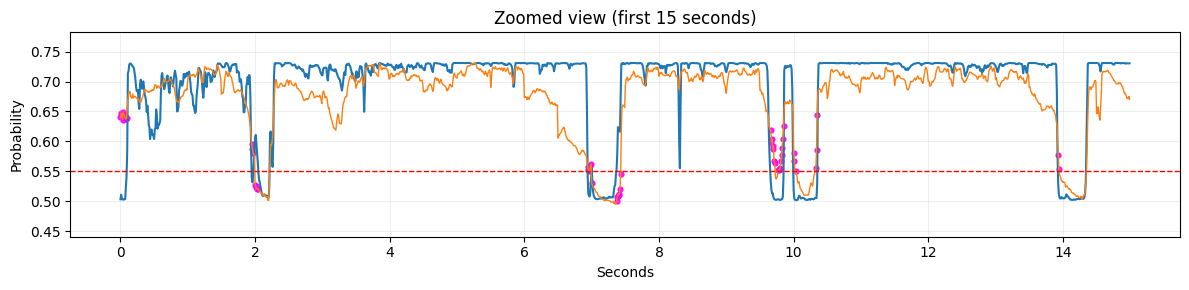
#> input picture modules/vad/notebooks/pictures/agreements.png, 1189 x 290 px
$ python -i postprocessing.py   (imports and definitions only)
#> lines starting #> are read from the running program, lines starting #| are printed output that depends on the picture
"""Post-processing utilities for VAD predictions."""

from __future__ import annotations

import numpy as np
from typing import Optional
from scipy import ndimage
from preprocessing.chunk_config import FRAME_HOP


def median_filter(
    frame_scores: np.ndarray,
    kernel_size: int = 5,
) -> np.ndarray:
    """
    Apply median filter to smooth frame-level VAD scores.

    Args:
        frame_scores: Per-frame VAD scores of shape (T,)
        kernel_size: Size of median filter kernel (must be odd)

    Returns:
        Smoothed frame scores
    """
    if kernel_size % 2 == 0:
        kernel_size += 1  # Ensure odd

    return ndimage.median_filter(frame_scores, size=kernel_size)


# [69 lines left out: functions hangover_scheme, hysteresis_threshold, not called in this run]


def smooth_frame_probs(
    frame_scores: np.ndarray,
    method: str = "median",
    **kwargs,
) -> np.ndarray:
    """
    Smooth frame-level probabilities using various methods.

    Args:
        frame_scores: Per-frame VAD scores of shape (T,)
        method: Smoothing method ('median', 'gaussian', 'moving_average')
        **kwargs: Additional arguments for smoothing method

    Returns:
        Smoothed frame scores
    """
    if method == "median":
        kernel_size = kwargs.get("kernel_size", 5)
        return median_filter(frame_scores, kernel_size=kernel_size)

    elif method == "gaussian":
        sigma = kwargs.get("sigma", 1.0)
        return ndimage.gaussian_filter1d(frame_scores, sigma=sigma)

    elif method == "moving_average":
        window_size = kwargs.get("window_size", 5)
        kernel = np.ones(window_size) / window_size
        return np.convolve(frame_scores, kernel, mode='same')

    else:
        raise ValueError(f"Unknown smoothing method: {method}")


# [118 lines left out: functions extract_segments, postprocess_vad_scores, not called in this run]

>>> import cv2
>>> picture = cv2.imread('../../modules/vad/notebooks/pictures/agreements.png', cv2.IMREAD_GRAYSCALE)
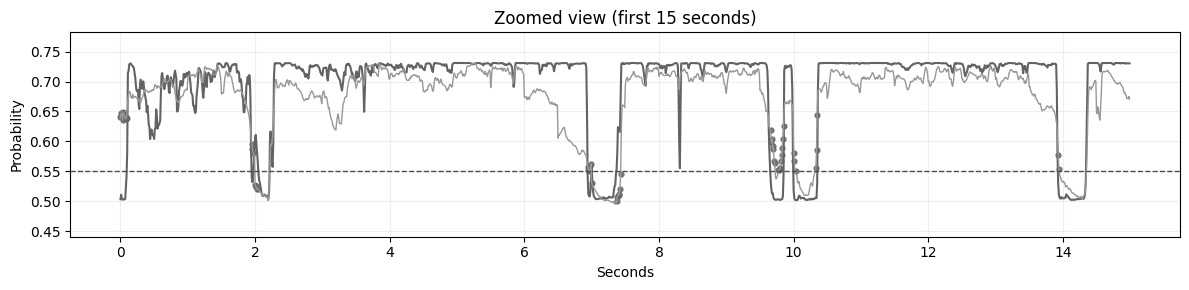
#> picture: shape (290, 1189); min 0, max 255, mean 245.1
>>> result = smooth_frame_probs(picture)
#> in median_filter, `return ndimage.median_filter(frame_scores, size=kernel_size)`:
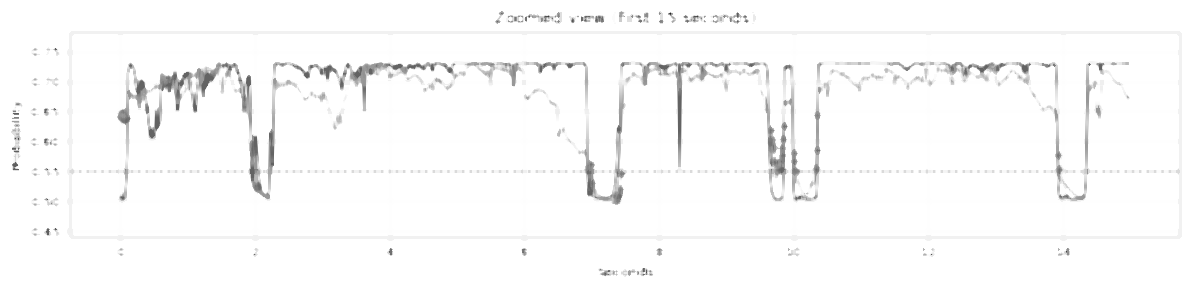
#> returned value: shape (290, 1189); min 31, max 255, mean 250.2

$ run again, on modules/vad/notebooks/pictures/data_preprocessing.png
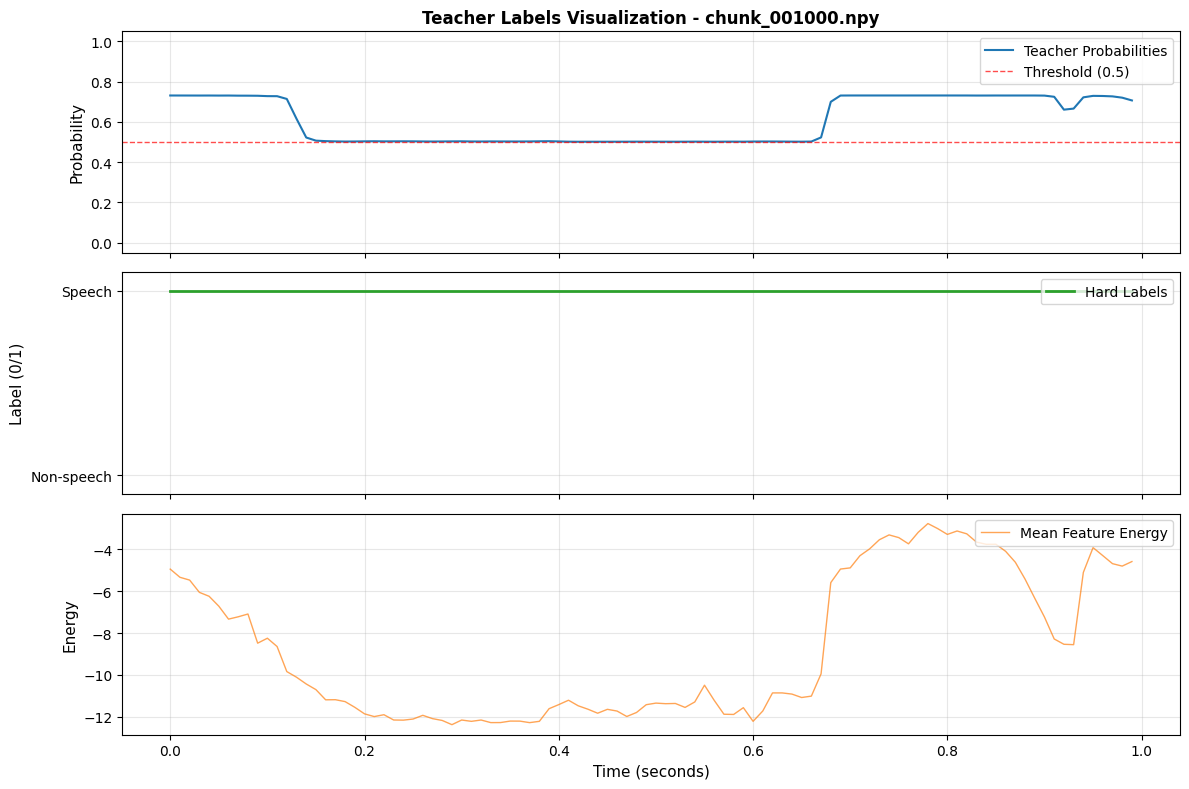
#> input picture modules/vad/notebooks/pictures/data_preprocessing.png, 1189 x 789 px
#> in median_filter, `return ndimage.median_filter(frame_scores, size=kernel_size)`:
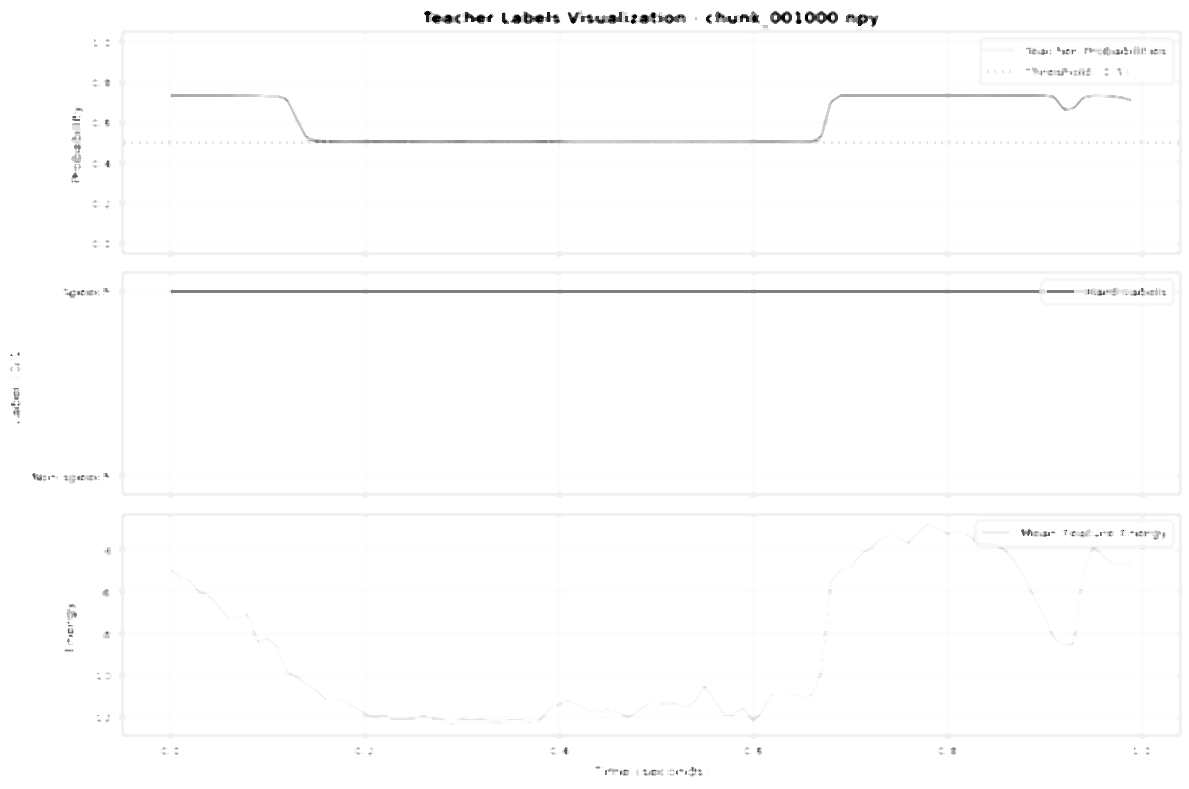
#> returned value: shape (789, 1189); min 0, max 255, mean 253

$ run again, on modules/vad/notebooks/pictures/inspect_best_student.png
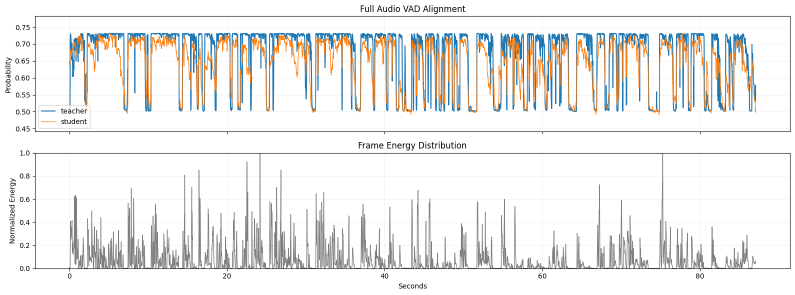
#> input picture modules/vad/notebooks/pictures/inspect_best_student.png, 1589 x 590 px (shown at 1/2 size)
#> `picture = cv2.imread('../../modules/vad/notebooks/pictures/agreements...`:
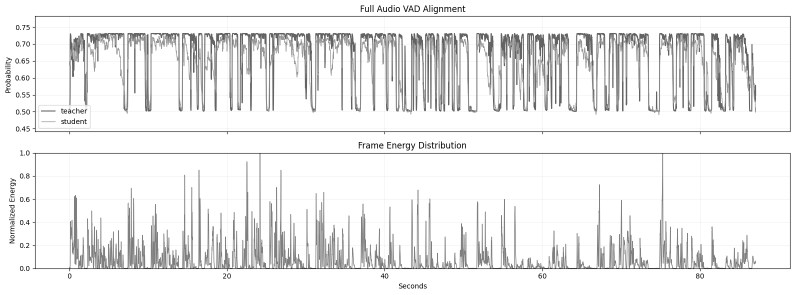
#> picture: shape (590, 1589) (shown at 1/2 size); min 0, max 255, mean 236.3
#> in median_filter, `return ndimage.median_filter(frame_scores, size=kernel_size)`:
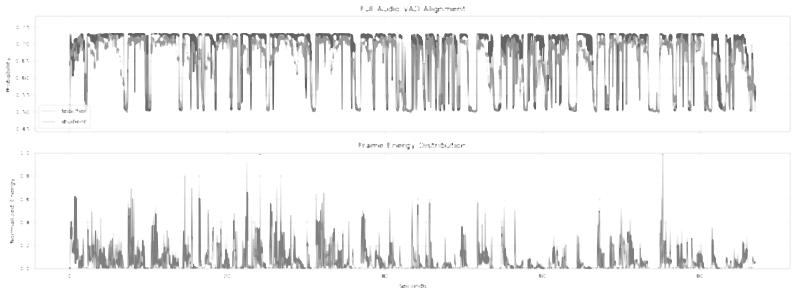
#> returned value: shape (590, 1589) (shown at 1/2 size); min 13, max 255, mean 240.5

$ run again, on modules/vad/notebooks/pictures/trainingmse.png
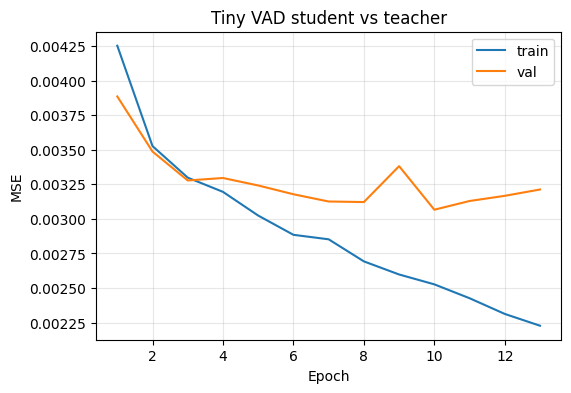
#> input picture modules/vad/notebooks/pictures/trainingmse.png, 571 x 393 px
#> in median_filter, `return ndimage.median_filter(frame_scores, size=kernel_size)`:
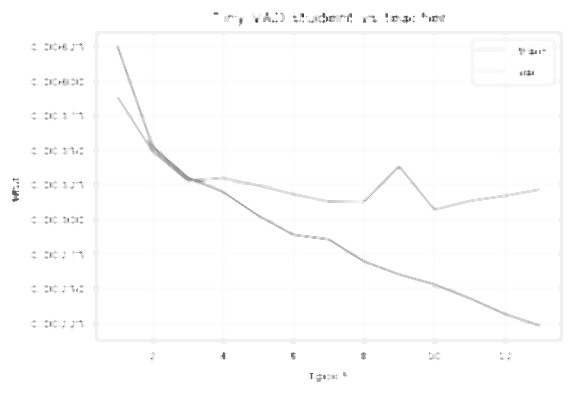
#> returned value: shape (393, 571); min 32, max 255, mean 252.9
